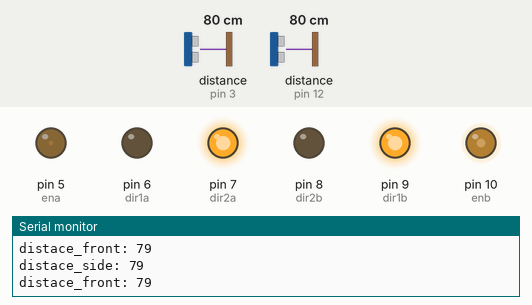
Bench run of a sketch on a simulated Arduino Uno, built with avr-gcc and run on an emulated ATmega328P. On the bench: output pins drawn as LEDs (lit = HIGH), the last lines printed to the serial monitor. Wiring (inferred from the names in the program): 2 × ultrasonic range finder: trigger pin 4, echo pin 3 / trigger pin 11, echo pin 12. Inputs (shaded band) come from the test bench; at power-on: distance to the obstacle (sensors on pin 3, pin 12) 80 cm. The echo pulse lasts 58.3 µs per cm; pins used as bus, display or sensor lines are not drawn.

Above: at 1.2 s.
1.3 s: distance to the obstacle (sensor on pin 3) set to 12 cm
2.8 s: distance to the obstacle (sensor on pin 3) set to 9 cm
At 3.1 s:
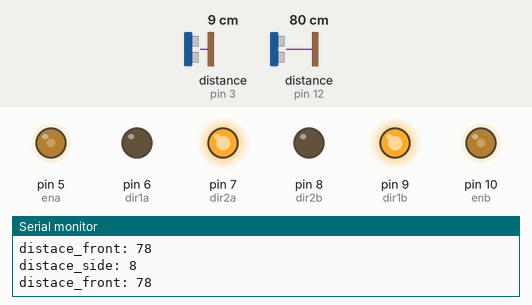
4.3 s: distance to the obstacle (sensor on pin 12) set to 12 cm
7.3 s: distance to the obstacle (sensor on pin 12) set to 9 cm
At 7.9 s:
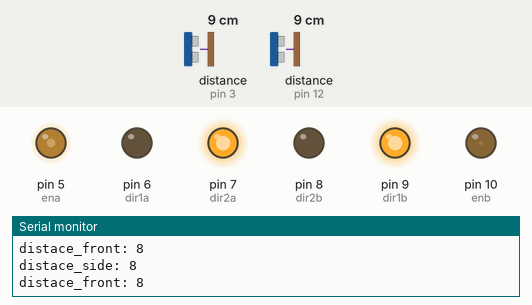
8.9 s: distance to the obstacle (sensor on pin 12) set to 18 cm
At 9.2 s:
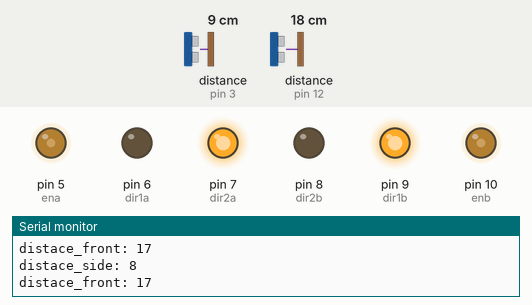
10.4 s: distance to the obstacle (sensor on pin 12) set to 2 cm
At 10.8 s:
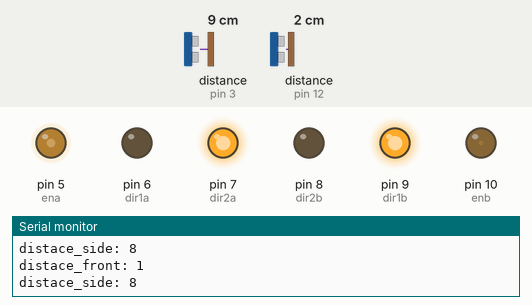
Timing chart, 0 to 12.9 s (numbered marks = the images above; inputs shaded):
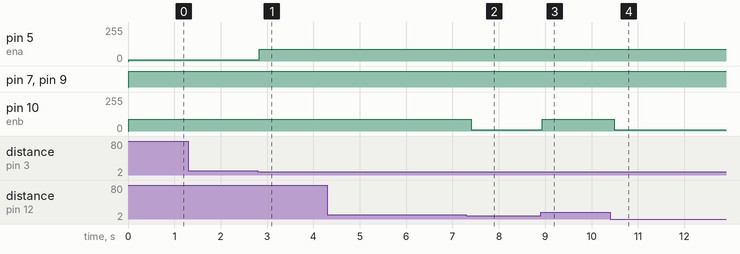

Measured:
- the behaviour switches between 11 and 10 cm on distance to the obstacle (sensor on pin 3) (found by bisection; images 0 and 1)
- the behaviour switches between 11 and 10 cm on distance to the obstacle (sensor on pin 12) (found by bisection; images 1 and 2)
- after the input at 2.8 s, pin 5 (ena): 10/255 → 90/255 at once
- after the input at 7.3 s, pin 10 (enb): 90/255 → 10/255 after 0.10 s
- after the input at 8.9 s, pin 10 (enb): 10/255 → 90/255 at once
- after the input at 10.4 s, pin 10 (enb): 90/255 → 10/255 after 0.09 s

The sketch:

sketch_jan27a.ino
```cpp
const int trig_side = 4;
const int echo_side = 3;
unsigned long distance_side ;
unsigned long time_side;

const int trig_front=11;
const int echo_front= 12;
unsigned long distance_front ;
unsigned long time_front;

const  int ena = 5;
const  int dir1a = 6;
const  int dir2a = 7;

const int enb = 10;
const  int dir1b = 9;
const  int dir2b = 8;

void In_In(int a,int b);
void In_Out(int a,int b);
void Out_In_close(int a,int b);
void Out_In_far(int a,int b);
void Out_Out(int a,int b);

void setup() {
  Serial.begin(9600);
  pinMode(trig_front, OUTPUT);
  pinMode(echo_front, INPUT);
  pinMode(trig_side, OUTPUT);
  pinMode(echo_side, INPUT);
  pinMode(ena,OUTPUT);
  pinMode(dir1a,OUTPUT);
  pinMode(dir2a,OUTPUT);
  pinMode(enb,OUTPUT);
  pinMode(dir1b,OUTPUT);
  pinMode(dir2b,OUTPUT);
}

void loop() {
  digitalWrite(trig_side,1);
  delayMicroseconds(10);
  digitalWrite(trig_side,0);

  time_side = pulseIn (echo_side, HIGH);
  distance_side = (time_side/2)*0.034;
  Serial.print("distace_side: ");
  Serial.println(distance_side);

  digitalWrite(trig_front,1);
  delayMicroseconds(10);
  digitalWrite(trig_front,0);

  time_front = pulseIn (echo_front, HIGH);
  distance_front = (time_front/2)*0.034;
  Serial.print("distace_front: ");
  Serial.println(distance_front);

  digitalWrite(dir1a,0);
  digitalWrite(dir2a,1);
  digitalWrite(dir1b,1);
  digitalWrite(dir2b,0);

  In_In(distance_front,distance_side);
  In_Out(distance_front,distance_side);
  Out_In_close(distance_front,distance_side);
  Out_In_far(distance_front,distance_side);
  Out_Out(distance_front,distance_side);

  delay(100);
}


void In_In(int a,int b)
{
    if( a < 10 and b < 10)
  {
  analogWrite(ena,90);
  delayMicroseconds(10);
  analogWrite(enb,10);
  }

}

void In_Out(int a,int b)
{
    if( a < 10 and b > 10)
  {
  analogWrite(ena,90);
  delayMicroseconds(10);
  analogWrite(enb,10);
  }

}

void Out_In_close(int a,int b)
{
    if( a > 10  and b < 5)
  {
  analogWrite(ena,90);
  delayMicroseconds(10);
  analogWrite(enb,110);
  }

}

void Out_In_far(int a,int b)
{
    if( a > 10 and b < 10 and b > 5)
  {
  analogWrite(ena,90);
  delayMicroseconds(10);
  analogWrite(enb,90);
  }

}

void Out_Out(int a,int b)
{
    if( a > 10 and b > 10)
  {
  analogWrite(ena,10);
  delayMicroseconds(10);
  analogWrite(enb,90);
  }

}
```
